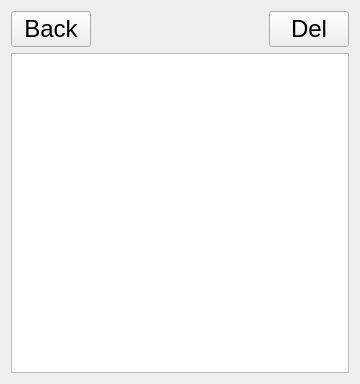
<?xml version="1.0" encoding="UTF-8"?>
<ui version="4.0">
 <class>ConcreteProject</class>
 <widget class="QWidget" name="ConcreteProject">
  <property name="geometry">
   <rect>
    <x>0</x>
    <y>0</y>
    <width>360</width>
    <height>384</height>
   </rect>
  </property>
  <property name="font">
   <font>
    <pointsize>18</pointsize>
   </font>
  </property>
  <property name="windowTitle">
   <string>Form</string>
  </property>
  <layout class="QVBoxLayout" name="verticalLayout">
   <item>
    <layout class="QHBoxLayout" name="horizontalLayout">
     <item>
      <widget class="QPushButton" name="pushButton">
       <property name="text">
        <string>Back</string>
       </property>
      </widget>
     </item>
     <item>
      <spacer name="horizontalSpacer">
       <property name="orientation">
        <enum>Qt::Horizontal</enum>
       </property>
       <property name="sizeHint" stdset="0">
        <size>
         <width>40</width>
         <height>20</height>
        </size>
       </property>
      </spacer>
     </item>
     <item>
      <widget class="QPushButton" name="pushButton_2">
       <property name="text">
        <string>Del</string>
       </property>
      </widget>
     </item>
    </layout>
   </item>
   <item>
    <widget class="QListWidget" name="listWidget"/>
   </item>
  </layout>
 </widget>
 <resources/>
 <connections/>
</ui>
